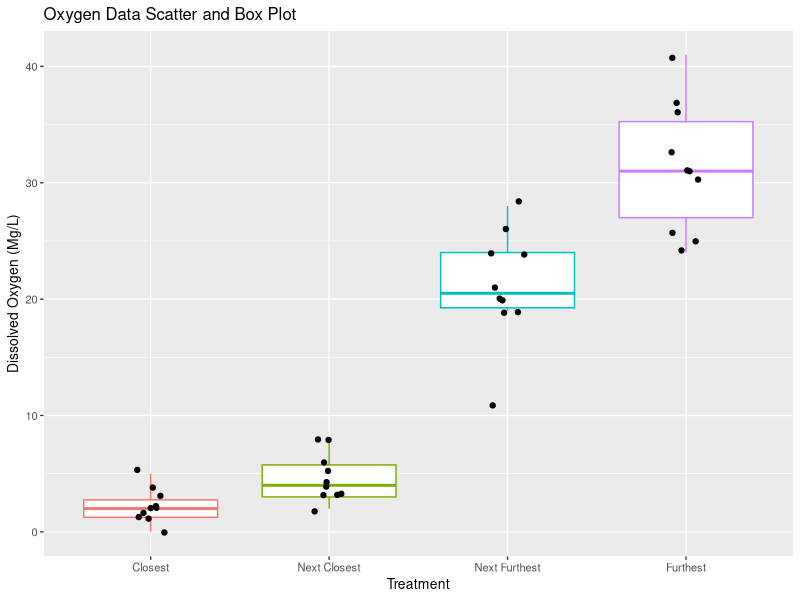

Reproduce this figure in R.
## ---- chunk 1
library(knitr)
#install the tidyverse library (do this once)
#install.packages("tidyverse")
library(tidyverse)
knitr::opts_chunk$set(echo = FALSE, message = FALSE, warning = FALSE, fig.width = 4, fig.height = 4, tidy = TRUE)
## ---- chunk 2
#code for prob1a
## ---- chunk 3
#code for prob1b

## ---- chunk 4
#code for prob1a

## ---- chunk 5
#code for prob1d

## ---- chunk 6
#code for prob2
#data$factor = as.factor(data$treatment)
## ---- chunk 7
#code for prob3a

##Setup items:
#load dataset
oxygendata <- read_csv("oxygen.csv", show_col_types = FALSE)
attach(oxygendata)
#convert distance into a factor, right now it is a number
oxygendata$distance = as.factor(oxygendata$distance)

##3a code
ggplot(oxygendata, aes(x=distance, y=oxygen)) +
  geom_boxplot(aes(color = distance), outlier.colour = NA, position = "dodge") +
  geom_jitter(position = position_jitter(width = .10)) +ylab("Dissolved Oxygen (Mg/L)") +
  ggtitle("Oxygen Data Scatter and Box Plot") +
  scale_x_discrete(name="Treatment",breaks=c("1","2","3","4"),
                  labels=c("Closest","Next Closest","Next Furthest","Furthest")) +
  theme_gray(base_size = 10) +
  theme(legend.position = "none")
## ---- chunk 8
#code for prob3b
oxygen_summary2 <- oxygendata %>%
  group_by(distance) %>%
  summarize("n" = length(oxygen), 
            "sample_mean" = mean(oxygen), 
            "sample_sd" = sd(oxygen),
            "se" = sample_sd/sqrt(n))
kable(oxygen_summary2)
## ---- chunk 9
#code for prob3c
lm_oxygen <- lm(oxygen ~ distance, data = oxygendata)
anova(lm_oxygen)
## ---- chunk 10
#code for prob3d

## ---- chunk 11
#code for prob4a
## ---- chunk 12
#code for prob4b

## ---- chunk 13
#code for prob5
